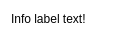
<?xml version="1.0" encoding="UTF-8"?>
<ui version="4.0">
 <class>MapInfoWidget</class>
 <widget class="QWidget" name="MapInfoWidget">
  <property name="geometry">
   <rect>
    <x>0</x>
    <y>0</y>
    <width>120</width>
    <height>37</height>
   </rect>
  </property>
  <property name="windowTitle">
   <string>Form</string>
  </property>
  <property name="styleSheet">
   <string notr="true">background-color: rgb(255, 255, 255,220);
color: rgb(0, 0, 0);
font: 75 12pt &quot;MS Shell Dlg 2&quot;;</string>
  </property>
  <layout class="QGridLayout" name="gridLayout">
   <item row="0" column="0">
    <widget class="QLabel" name="label">
     <property name="text">
      <string>Info label text!</string>
     </property>
    </widget>
   </item>
  </layout>
 </widget>
 <resources/>
 <connections/>
</ui>
